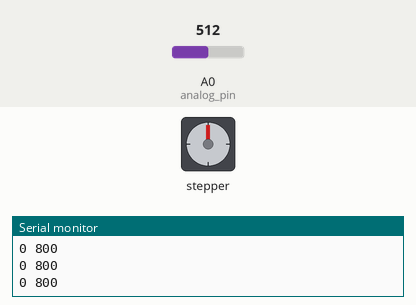
Bench run of a sketch on a simulated Arduino Uno, built with avr-gcc and run on an emulated ATmega328P. Parts: stepper motor, the last lines printed to the serial monitor. Wiring (inferred from the names in the program): stepper motor driver (200 steps per turn assumed): step pin 7; direction pin 8. Inputs (shaded band) come from the test bench; at power-on: A0 (analog_pin) = 512.

Above: at 1.2 s.
1.3 s: A0 (analog_pin) set to 511
At 1.6 s:
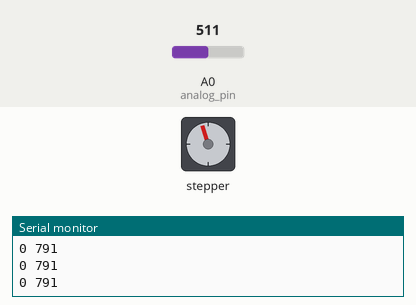
2.8 s: A0 (analog_pin) set to 306
At 4.0 s:
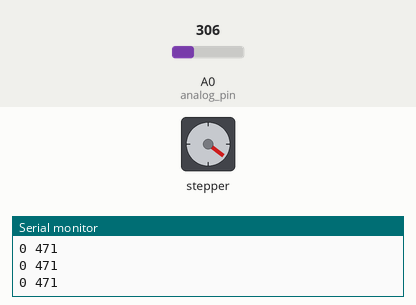
4.3 s: A0 (analog_pin) set to 122
At 5.0 s:
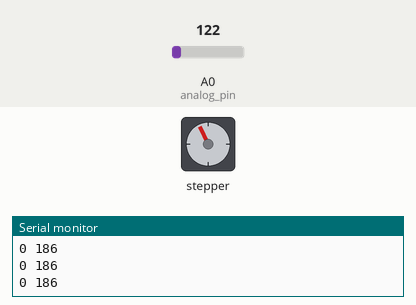
5.8 s: A0 (analog_pin) set to 716
At 7.3 s:
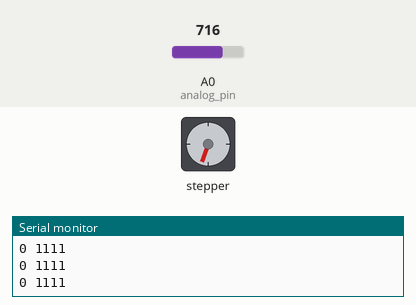
Timing chart, 0 to 8.5 s (numbered marks = the images above; inputs shaded):
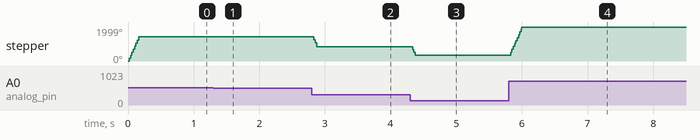

Measured:
- the behaviour switches between 512 and 511 on A0 (analog_pin) (found by bisection; images 0 and 1)
- after the input at 1.3 s, stepper: turns 17° counter-clockwise, starting at once
- after the input at 2.8 s, stepper: turns 576° counter-clockwise, starting at once
- after the input at 4.3 s, stepper: turns 513° counter-clockwise, starting at once
- after the input at 5.8 s, stepper: turns 1665° clockwise in 0.19 s, starting at once
- by itself, stepper: turns 1440° clockwise in 0.15 s

The sketch:

stepper_adjustable_degree.ino
```cpp
#define DIR_PIN 8
#define PUL_PIN 7
#define analog_pin A0

int val = 0;
int current_pos = 0;
int next_pos = 0;
void setup() {
  // put your setup code here, to run once:
  Serial.begin(9600);
  pinMode(DIR_PIN, OUTPUT);
  pinMode(PUL_PIN, OUTPUT);
}

void loop() {
  // put your main code here, to run repeatedly:
  val = analogRead(analog_pin);
  int degree = map(val, 0, 1023, 0, 180);
  controller(degree);
}

void controller(int degree)
{
  int temp_pos = map(degree, 0, 360, 0, 3200);
  next_pos = temp_pos - current_pos;
  Serial.println(String(next_pos) + " " + String(current_pos));
  if(next_pos > 0)
  {
    digitalWrite(DIR_PIN, HIGH);
    for(int i=0; i<next_pos; i++)
    {
      digitalWrite(PUL_PIN, HIGH);
      delayMicroseconds(100);
      digitalWrite(PUL_PIN, LOW);
      delayMicroseconds(100);
    }
    current_pos = temp_pos;
  }
  else if(next_pos < 0)
  {
    digitalWrite(DIR_PIN, LOW);
    int temp = abs(next_pos);
    for(int i=0; i<temp; i++)
    {
      digitalWrite(PUL_PIN, HIGH);
      delayMicroseconds(100);
      digitalWrite(PUL_PIN, LOW);
      delayMicroseconds(100);
    }
    current_pos = temp_pos;
  }
  else
  {
    digitalWrite(PUL_PIN, LOW);
    delay(1);
  }
}
```
